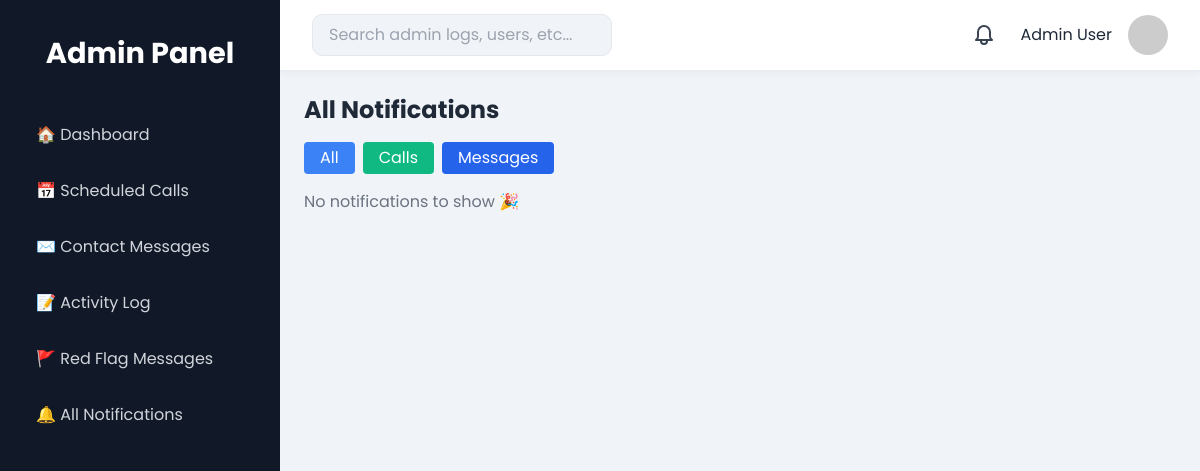
/admin-dashboard/notifications/ (signed in), run on an earlier commit of the app's database.
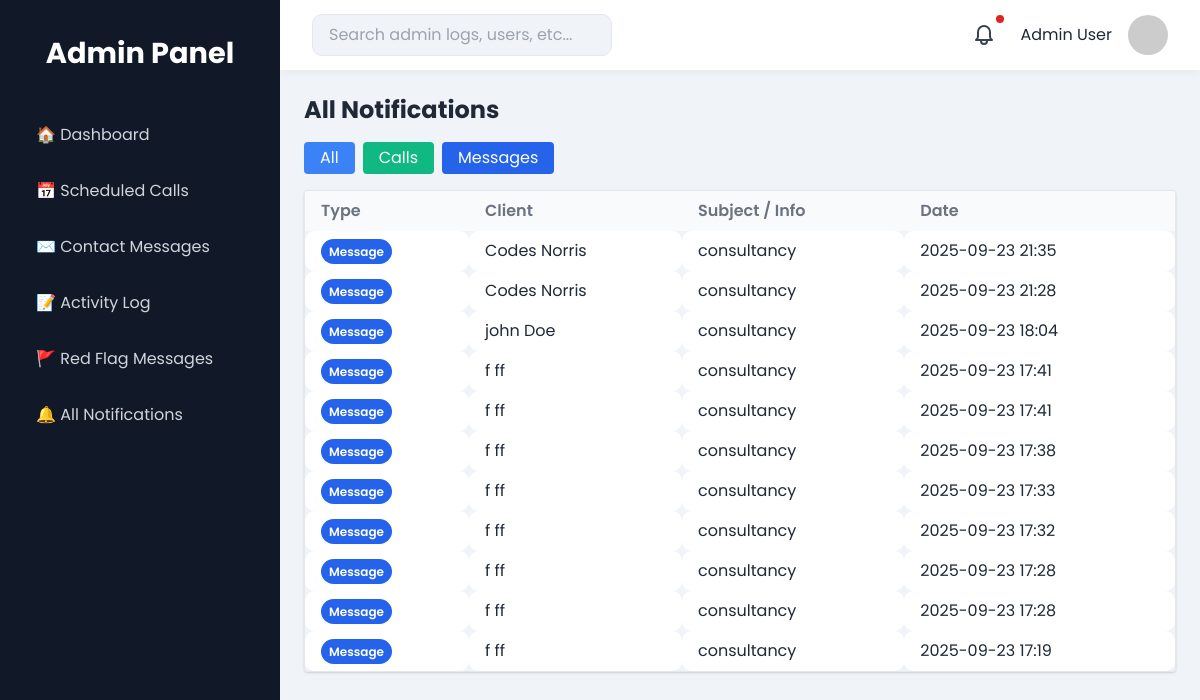
And on a later commit of the database.
### advocates/models.py (models this page shows, shortened)
class ContactMessage(models.Model):
    first_name = models.CharField(max_length=50)
    last_name = models.CharField(max_length=50)
    email = models.EmailField()
    phone_number = models.CharField(max_length=20)
    subject = models.CharField(max_length=50, choices=LEGAL_SERVICES)
    message = models.TextField()
    created_at = models.DateTimeField(auto_now_add=True)
    is_read = models.BooleanField(default=False)
    is_red_flag = models.BooleanField(default=False)
    reminder_sent = models.BooleanField(default=False)
    class Meta:
        ordering = ["-created_at"]

### advocates/admin_views.py (the view, shortened to what this page needs)
# urls.py: path('admin-dashboard/notifications/', admin_views.all_notifications, name='all_notifications'),
@login_required
@user_passes_test(admin_required)
def all_notifications(request):
    messages_qs = ContactMessage.objects.filter(is_read=False).order_by('-created_at')
    calls_qs = ScheduledCall.objects.filter(is_confirmed=False).order_by('-created_at')
    notifications = []
    for msg in messages_qs:
        notifications.append({
            "type": "message",
            "client": f"{msg.first_name} {msg.last_name}",
            "subject": msg.subject,
            "created_at": msg.created_at,
        })
    notifications.sort(key=lambda x: x["created_at"], reverse=True)
    return render(request, "admin_dashboard/all_notifications.html", {
        "notifications": notifications
    })

### advocates/admin_views.py (called while the page is built)
def admin_required(user):
    return user.is_staff

### advocates/templates/admin_dashboard/all_notifications.html (shortened to what this page needs)
{% extends "admin_dashboard/base_admin.html" %}
{% block dashboard_content %}
<div class="p-6">
    <h1 class="text-2xl font-bold mb-4">All Notifications</h1>
    <div class="mb-4 flex flex-wrap gap-2">
        <button class="filter-btn bg-blue-500 text-white px-4 py-1 rounded" data-type="all">All</button>
        <button class="filter-btn bg-green-500 text-white px-4 py-1 rounded" data-type="call">Calls</button>
        <button class="filter-btn bg-blue-600 text-white px-4 py-1 rounded" data-type="message">Messages</button>
    </div>
    {% if notifications %}
    <div class="overflow-x-auto border rounded shadow">
        <table class="w-full table-auto border-collapse responsive-table">
            <thead class="bg-gray-100 sticky top-0 z-10">
                <tr>
                    <th class="px-4 py-2 text-left">Type</th>
                    <th class="px-4 py-2 text-left">Client</th>
                    <th class="px-4 py-2 text-left">Subject / Info</th>
                    <th class="px-4 py-2 text-left">Date</th>
                </tr>
            </thead>
            <tbody id="notificationsTable">
                {% for item in notifications %}
                <tr class="hover:bg-gray-50 cursor-pointer notification-row" data-type="{{ item.type }}">
                    <td class="px-4 py-2">
                        {% if item.type == 'message' %}
                            <span class="px-2 py-1 bg-blue-600 text-white rounded-full text-xs font-semibold">Message</span>
                        {% elif item.type == 'call' %}
                            <span class="px-2 py-1 bg-green-600 text-white rounded-full text-xs font-semibold">Call</span>
                        {% endif %}
                    </td>
                    <td class="px-4 py-2">{{ item.client }}</td>
                    <td class="px-4 py-2">{{ item.subject }}</td>
                    <td class="px-4 py-2">{{ item.created_at|date:"Y-m-d H:i" }}</td>
                </tr>
                {% endfor %}
            </tbody>
        </table>
    </div>
    {% else %}
        <p class="text-gray-500 mt-4">No notifications to show 🎉</p>
    {% endif %}
</div>
{% endblock %}

What changed in the data, as far as the page shows it:
added ContactMessage: subject "consultancy", created_at "2025-09-23 21:35"
added ContactMessage: subject "consultancy", created_at "2025-09-23 21:28"
added ContactMessage: subject "consultancy", created_at "2025-09-23 18:04"
added ContactMessage: subject "consultancy", created_at "2025-09-23 17:41"
added ContactMessage: subject "consultancy", created_at "2025-09-23 17:41"
added ContactMessage: subject "consultancy", created_at "2025-09-23 17:38"
added ContactMessage: subject "consultancy", created_at "2025-09-23 17:33"
added ContactMessage: subject "consultancy", created_at "2025-09-23 17:32"
added ContactMessage: subject "consultancy", created_at "2025-09-23 17:28"
added ContactMessage: subject "consultancy", created_at "2025-09-23 17:28"
added ContactMessage: subject "consultancy", created_at "2025-09-23 17:19"
Also different on the page:
text no longer shown: "No notifications to show 🎉"
text now shown: "Type Client Subject / Info Date"
new list line: "Message Codes Norris"
new list line: "Message john Doe"
new list line: "Message f ff"
